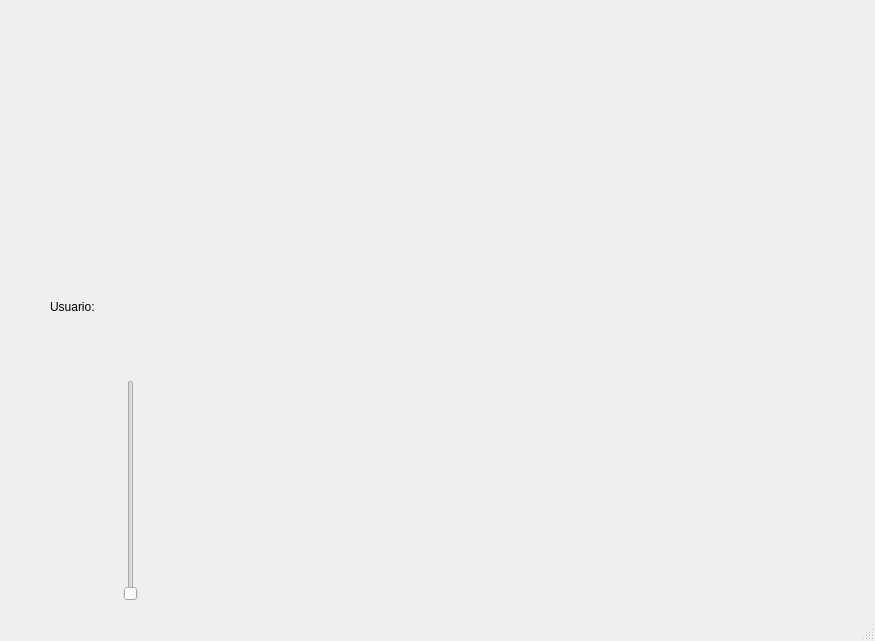
<?xml version="1.0" encoding="UTF-8"?>
<ui version="4.0">
 <class>MainWindow</class>
 <widget class="QMainWindow" name="MainWindow">
  <property name="geometry">
   <rect>
    <x>0</x>
    <y>0</y>
    <width>875</width>
    <height>641</height>
   </rect>
  </property>
  <property name="windowTitle">
   <string>MainWindow</string>
  </property>
  <widget class="QWidget" name="centralwidget">
   <widget class="QLabel" name="label">
    <property name="geometry">
     <rect>
      <x>40</x>
      <y>40</y>
      <width>151</width>
      <height>151</height>
     </rect>
    </property>
    <property name="text">
     <string/>
    </property>
    <property name="pixmap">
     <pixmap>../Imagenes/Xd.jpg</pixmap>
    </property>
    <property name="scaledContents">
     <bool>true</bool>
    </property>
   </widget>
   <widget class="QLabel" name="label_2">
    <property name="geometry">
     <rect>
      <x>690</x>
      <y>20</y>
      <width>151</width>
      <height>181</height>
     </rect>
    </property>
    <property name="text">
     <string/>
    </property>
    <property name="pixmap">
     <pixmap>../Imagenes/Xd.jpg</pixmap>
    </property>
    <property name="scaledContents">
     <bool>true</bool>
    </property>
   </widget>
   <widget class="QLabel" name="label_4">
    <property name="geometry">
     <rect>
      <x>690</x>
      <y>470</y>
      <width>161</width>
      <height>151</height>
     </rect>
    </property>
    <property name="text">
     <string/>
    </property>
    <property name="pixmap">
     <pixmap>../Imagenes/Xd.jpg</pixmap>
    </property>
    <property name="scaledContents">
     <bool>true</bool>
    </property>
   </widget>
   <widget class="QLabel" name="label_3">
    <property name="geometry">
     <rect>
      <x>50</x>
      <y>300</y>
      <width>47</width>
      <height>13</height>
     </rect>
    </property>
    <property name="text">
     <string>Usuario:</string>
    </property>
   </widget>
   <widget class="QLabel" name="label_5">
    <property name="geometry">
     <rect>
      <x>400</x>
      <y>240</y>
      <width>161</width>
      <height>151</height>
     </rect>
    </property>
    <property name="text">
     <string/>
    </property>
    <property name="pixmap">
     <pixmap>../Imagenes/Xd.jpg</pixmap>
    </property>
    <property name="scaledContents">
     <bool>true</bool>
    </property>
   </widget>
   <widget class="QSlider" name="verticalSlider">
    <property name="geometry">
     <rect>
      <x>120</x>
      <y>380</y>
      <width>22</width>
      <height>221</height>
     </rect>
    </property>
    <property name="orientation">
     <enum>Qt::Vertical</enum>
    </property>
   </widget>
  </widget>
  <widget class="QMenuBar" name="menubar">
   <property name="geometry">
    <rect>
     <x>0</x>
     <y>0</y>
     <width>875</width>
     <height>21</height>
    </rect>
   </property>
  </widget>
  <widget class="QStatusBar" name="statusbar"/>
 </widget>
 <resources>
  <include location="../Imagenes/Recursos.qrc"/>
 </resources>
 <connections/>
</ui>
